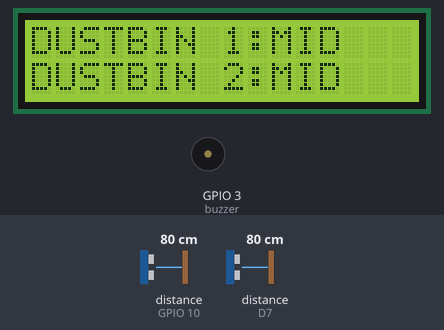
Bench run of a sketch on a simulated ESP8266 (NodeMCU). Parts: 16×2 character LCD, buzzer (waves = sounding, pin HIGH). Wiring (inferred from the names in the program): 2 × ultrasonic range finder: trigger D6, echo D7 / trigger D8, echo GPIO 10. The test bench sets the inputs (shaded band); at power-on: distance to the obstacle (sensors on GPIO 10, D7) 80 cm. The echo pulse lasts 58.3 µs per cm; WiFi joins after 1.5 s; servers stay silent unless stated; uploads are accepted with an empty reply; pins used as bus, display or sensor lines are not drawn; what the sketch prints to the serial monitor is not drawn.

Above: at 10.7 s.
10.8 s: distance to the obstacle (sensor on GPIO 10) set to 22 cm
12.5 s: distance to the obstacle (sensor on GPIO 10) set to 18 cm
At 15.9 s:
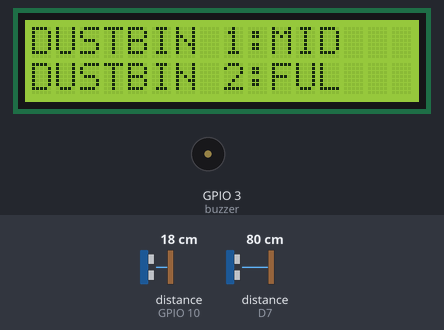
16.2 s: distance to the obstacle (sensor on D7) set to 120 cm
At 17.2 s:
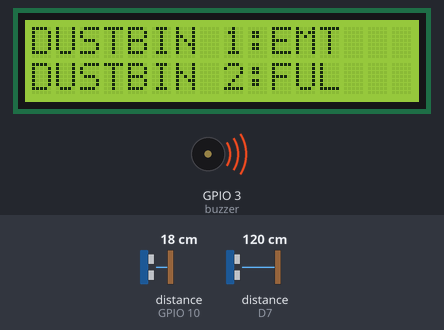
19.9 s: distance to the obstacle (sensor on GPIO 10) set to 35 cm
At 21.0 s:
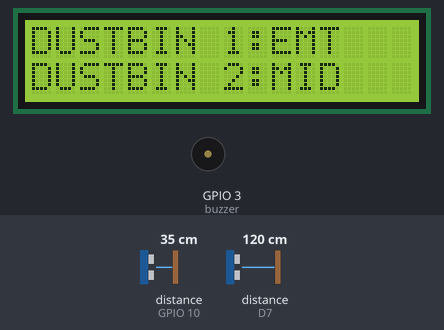
22.1 s: distance to the obstacle (sensor on D7) set to 2 cm
At 25.5 s:
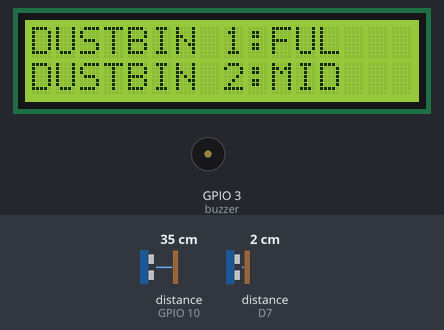
25.8 s: distance to the obstacle (sensor on GPIO 10) set to 120 cm
At 29.8 s:
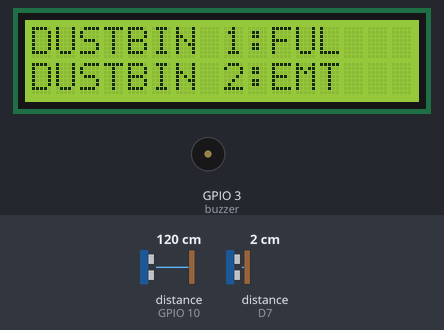
Timing chart, 0 to 30.5 s (numbered marks = the images above; inputs shaded):
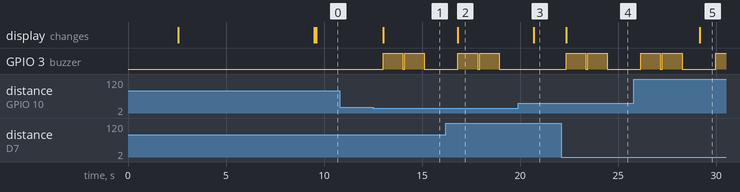

Measured:
- the behaviour switches between 21 and 20 cm on distance to the obstacle (sensor on GPIO 10) (found by bisection; images 0 and 1)
- after the input at 10.8 s, every drawn part: stays the same
- after the input at 12.5 s, GPIO 3 (buzzer): alternates HIGH for 1.0 s and LOW for 0.10 s, starting after 0.51 s; the display: changes after 0.51 s (image 1)
- after the input at 16.2 s, the display: changes after 0.63 s (image 2)
- after the input at 19.9 s, GPIO 3 (buzzer): stays LOW (without the input it goes to HIGH after 0.75 s); the display: changes after 0.79 s (image 3)
- after the input at 22.1 s, GPIO 3 (buzzer): alternates HIGH for 1.0 s and LOW for 0.10 s, starting after 0.24 s; the display: changes after 0.24 s (image 4)
- after the input at 25.8 s, the display: changes after 3.4 s (image 5)

The sketch:

garbage_monitoring.ino
```cpp
//Viral science www.youtube.com/c/viralscience
//FireFighter Truck
// http://projectsiot.xyz/IoTProjects/FireRobot/fireupload.php?a=Y&b=Y
// http://projectsiot.xyz/IoTProjects/FireRobot/firestatus.php

#include <ESP8266WiFi.h>
#include <ESP8266HTTPClient.h>

#include <LiquidCrystal.h>
#include <String.h>

// WiFi parameters to be configured
const char* ssid = "project12"; // Hoofdlettergevoelig
const char* password = "project123456"; // Hoofdlettergevoelig
String a = "http://sms.scubedigi.com/api.php?username=Mydreamacd&password=Mydre@m123&to=9642726909&from=MYDREM&message=";
String msg = "\0";
String r = "http://projectsiot.xyz/IoTProjects/GarbageMonitoring/upload.php?a=";
String rs = "\0";
String BIN1 = "\0";
String BIN2 = "\0";
int alc;

LiquidCrystal lcd (D0,D1,D2,D3,D4,D5);
#define trigPin D6
#define echoPin D7
#define trigPin1 D8
#define echoPin1 10


#define buzzer 03//RX

long duration, distance,duration1,distance1;

unsigned int obstacle = 0;
unsigned int fire = 0;
/*
void forward ()
{
  digitalWrite(m11, HIGH);
  digitalWrite(m12, LOW);
  digitalWrite(m21, HIGH);
  digitalWrite(m22, LOW);
  delay(10);
}

void backward ()
{
  digitalWrite(m12, HIGH);
  digitalWrite(m11, LOW);
  digitalWrite(m22, HIGH);
  digitalWrite(m21, LOW);
  delay(10);
}
void left ()
{
  digitalWrite(m12, LOW);
  digitalWrite(m11, HIGH);
  digitalWrite(m21, LOW);
  digitalWrite(m22, HIGH);
  delay(10);
}

void right ()
{

  digitalWrite(m11, LOW);
  digitalWrite(m12, HIGH);
  digitalWrite(m21, HIGH);
  digitalWrite(m22, LOW);
  delay(10);
}
void stopp ()
{
  digitalWrite(m12, LOW);
  digitalWrite(m11, LOW);
  digitalWrite(m22, LOW);
  digitalWrite(m21, LOW);
  delay(10);
}
*/
void beep ()
{
  digitalWrite(buzzer,HIGH); delay(1000);
  digitalWrite(buzzer,LOW); delay(100);
}

void setup() {
  Serial.begin(9600);
  Serial.println("power up");
  pinMode(trigPin, OUTPUT);
  pinMode(echoPin, INPUT);
pinMode(trigPin1, OUTPUT);
  pinMode(echoPin1, INPUT);


//pinMode (rled,OUTPUT);
//pinMode (gled,OUTPUT);

//pinMode (m11,OUTPUT);
//pinMode (m12,OUTPUT);
//pinMode (m21,OUTPUT);
//pinMode (m22,OUTPUT);
//pinMode (fire_sensor,INPUT);
//pinMode (obstacle_sensor,INPUT);
//pinMode (relay,OUTPUT);
pinMode (buzzer,OUTPUT);
lcd.begin(16, 2);
  lcd.clear();
  lcd.setCursor(0, 0);
  lcd.print("*IOT BSD GARBAGE ***");
  lcd.setCursor( 0, 1);
  lcd.print("MONITORING SYSTEM ");
  delay(2500);

lcd.clear();
lcd.setCursor(0,0);
        lcd.print("CONNECTING--TO");
        lcd.setCursor( 2,1);
         lcd.print(ssid);
         delay(100);

Serial.print("Bezig met verbinden");
  WiFi.begin(ssid, password); // Connect to WiFi

  // while wifi not connected yet, print '.'
  // then after it connected, get out of the loop
  while (WiFi.status() != WL_CONNECTED) {
     delay(500);
     Serial.print(".");
  }

  // Verbonden.
  Serial.println("OK!");

  // Access Point (SSID).
  Serial.print("SSID: ");
  Serial.println(WiFi.SSID());

  // IP adres.
  Serial.print("IP: ");
  Serial.println(WiFi.localIP());
Serial.println("state---------------1");
  // Signaalsterkte.
  long rssi = WiFi.RSSI();
  Serial.print("Signaal sterkte (RSSI): ");
  Serial.print(rssi);
  Serial.println(" dBm");
  Serial.println("");


Serial.print("A = "); Serial.println("http://projectsiot.xyz/IoTProjects/HealthCare/healthupload.php?a=U&b=86&c=L");


if(WiFi.status()== WL_CONNECTED){ //Check WiFi connection status

    HTTPClient http; //Declare an object of class HTTPClient

  http.begin("http://projectsiot.xyz/IoTProjects/GarbageMonitoring/upload.php?a=U");

int httpCode = http.GET(); //Send the request
    if (httpCode > 0) { //Check the returning code
      String payload = http.getString(); //Get the request response payload
      Serial.println(payload); //Print the response payload
    }
    http.end(); //Close connection

delay(5000);

  lcd.setCursor(0, 0);
  lcd.print("DUSTBIN 1:");
  lcd.setCursor( 0, 1);
  lcd.print("DUSTBIN 2:");
}

}


void loop()
{

//obstacle = digitalRead(obstacle_sensor);
//fire = digitalRead(fire_sensor);
digitalWrite(trigPin, LOW);
delayMicroseconds(2);
digitalWrite(trigPin, HIGH);
delayMicroseconds(10);
digitalWrite(trigPin, LOW);
duration = pulseIn(echoPin, HIGH);
distance= duration*0.034/2;
Serial.print("Distance: ");
Serial.println(distance);
delay(50);
Serial.print(F("distance = ")); Serial.println(distance);
//Serial.print(F("obstacle = ")); Serial.println(obstacle);
digitalWrite(trigPin1, LOW);
delayMicroseconds(2);
digitalWrite(trigPin1, HIGH);
delayMicroseconds(10);
digitalWrite(trigPin1, LOW);
duration1 = pulseIn(echoPin1, HIGH);
distance1= duration1*0.034/2;
Serial.print("Distance: ");
Serial.println(distance1);
delay(50);
Serial.print(F("distance1 = ")); Serial.println(distance1);

if(distance>100)
{

  lcd.setCursor(10, 0);
  lcd.print("EMT     ");
  BIN1="EMPTY";
}
else if(distance<100&&distance>20)
{

  lcd.setCursor(10, 0);
  lcd.print("MID    ");
  BIN1="MIDIUM";
}
else if(distance<20)
{

  lcd.setCursor(10, 0);
  lcd.print("FUL    ");
  BIN1="FULL";
  beep();
  beep();
  msg = a+"BIN1--FULL%0APLEASE%20COLLECT";
  sendsms ();
}

if(distance1>100)
{

  lcd.setCursor(10, 1);
  lcd.print("EMT     ");
  BIN2="EMPTY";
}
else if(distance1<100&&distance1>20)
{

  lcd.setCursor(10, 1);
  lcd.print("MID       ");
  BIN2="MEDIUM";
}
else if(distance1<20)
{

  lcd.setCursor(10, 1);
  lcd.print("FUL     ");
  BIN2="FULL";
  beep();
  beep();
   msg = a+"BIN2--FULL%0APLEASE%20COLLECT";
  sendsms ();
}

rs = r+BIN1+"&b="+BIN2;
  send2server ();

} // LOOP

void send2server ()
{
Serial.print("rs = "); Serial.println(rs);
if(WiFi.status()== WL_CONNECTED){ //Check WiFi connection status

    HTTPClient http; //Declare an object of class HTTPClient
 http.begin(rs);

int httpCode = http.GET(); //Send the request
    if (httpCode > 0) { //Check the returning code
      String payload = http.getString(); //Get the request response payload
      Serial.println(payload); //Print the response payload
    }
    http.end(); //Close connection

delay(500);
}
}
void sendsms ()
{
Serial.print("msg = "); Serial.println(msg);
if(WiFi.status()== WL_CONNECTED){ //Check WiFi connection status

    HTTPClient http; //Declare an object of class HTTPClient
 http.begin(msg);

int httpCode = http.GET(); //Send the request
    if (httpCode > 0) { //Check the returning code
      String payload = http.getString(); //Get the request response payload
      Serial.println(payload); //Print the response payload
    }
    http.end(); //Close connection

delay(500);
}
}
```
